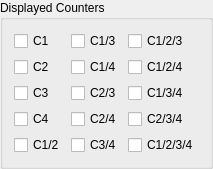
       <widget class="QGroupBox" name="groupBox_4">
        <property name="maximumSize">
         <size>
          <width>250</width>
          <height>250</height>
         </size>
        </property>
        <property name="title">
         <string>Displayed Counters</string>
        </property>
        <layout class="QHBoxLayout" name="horizontalLayout_16">
         <item>
          <layout class="QVBoxLayout" name="verticalLayout_2">
           <item>
            <widget class="QCheckBox" name="c1_checkBox">
             <property name="text">
              <string>C1</string>
             </property>
            </widget>
           </item>
           <item>
            <widget class="QCheckBox" name="c2_checkBox">
             <property name="text">
              <string>C2</string>
             </property>
            </widget>
           </item>
           <item>
            <widget class="QCheckBox" name="c3_checkBox">
             <property name="text">
              <string>C3</string>
             </property>
            </widget>
           </item>
           <item>
            <widget class="QCheckBox" name="c4_checkBox">
             <property name="text">
              <string>C4</string>
             </property>
            </widget>
           </item>
           <item>
            <widget class="QCheckBox" name="c1_2_checkBox">
             <property name="text">
              <string>C1/2</string>
             </property>
            </widget>
           </item>
          </layout>
         </item>
         <item>
          <layout class="QVBoxLayout" name="verticalLayout_4">
           <item>
            <widget class="QCheckBox" name="c1_3_checkBox">
             <property name="text">
              <string>C1/3</string>
             </property>
            </widget>
           </item>
           <item>
            <widget class="QCheckBox" name="c1_4_checkBox">
             <property name="text">
              <string>C1/4</string>
             </property>
            </widget>
           </item>
           <item>
            <widget class="QCheckBox" name="c2_3_checkBox">
             <property name="text">
              <string>C2/3</string>
             </property>
            </widget>
           </item>
           <item>
            <widget class="QCheckBox" name="c2_4_checkBox">
             <property name="text">
              <string>C2/4</string>
             </property>
            </widget>
           </item>
           <item>
            <widget class="QCheckBox" name="c3_4_checkBox">
             <property name="text">
              <string>C3/4</string>
             </property>
            </widget>
           </item>
          </layout>
         </item>
         <item>
          <layout class="QVBoxLayout" name="verticalLayout_3">
           <item>
            <widget class="QCheckBox" name="c1_2_3_checkBox">
             <property name="text">
              <string>C1/2/3</string>
             </property>
            </widget>
           </item>
           <item>
            <widget class="QCheckBox" name="c1_2_4_checkBox">
             <property name="text">
              <string>C1/2/4</string>
             </property>
            </widget>
           </item>
           <item>
            <widget class="QCheckBox" name="c1_3_4_checkBox">
             <property name="text">
              <string>C1/3/4</string>
             </property>
            </widget>
           </item>
           <item>
            <widget class="QCheckBox" name="c2_3_4_checkBox">
             <property name="text">
              <string>C2/3/4</string>
             </property>
            </widget>
           </item>
           <item>
            <widget class="QCheckBox" name="c1_2_3_4_checkBox">
             <property name="text">
              <string>C1/2/3/4</string>
             </property>
            </widget>
           </item>
          </layout>
         </item>
        </layout>
       </widget>
